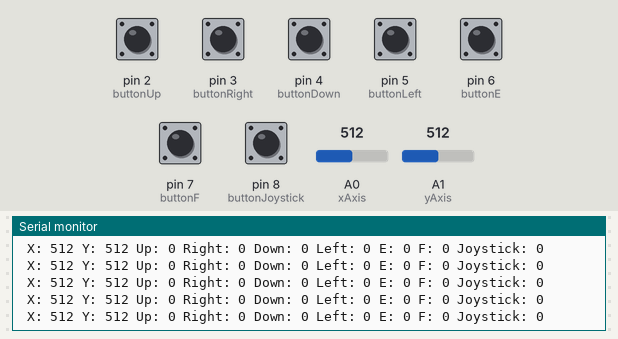
Simulated run of this sketch. Board: Arduino Uno, built with avr-gcc and run on an emulated ATmega328P. Parts: the last lines printed to the serial monitor. The inputs (shaded band) are chosen by the test bench; at power-on: pin 2 (buttonUp), pin 3 (buttonRight), pin 4 (buttonDown), pin 5 (buttonLeft), pin 6 (buttonE), pin 7 (buttonF), pin 8 (buttonJoystick) LOW, A0 (xAxis) = 512, A1 (yAxis) = 512. No radio packets arrive unless stated.

Above: at 1.2 s.
1.3 s: A0 (xAxis) set to 106
At 1.46 s:
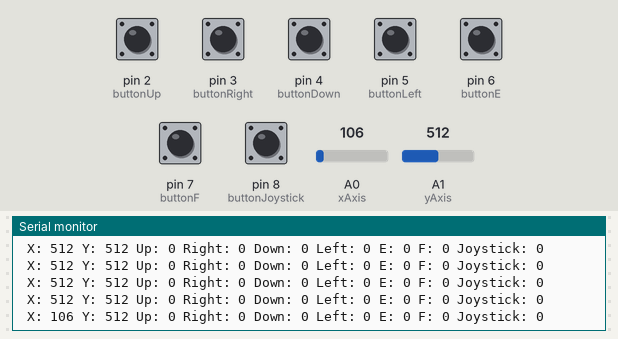
2.8 s: A0 (xAxis) set to 91
At 2.84 s:
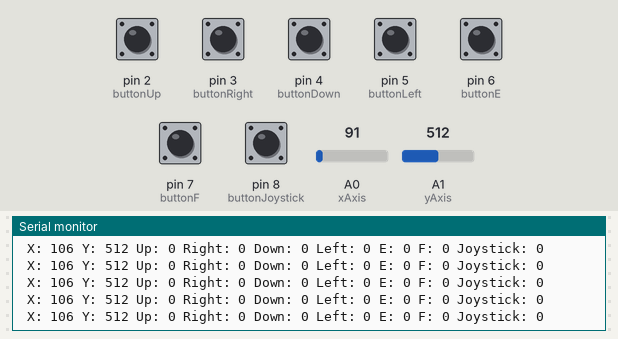
5.8 s: A1 (yAxis) set to 104
At 5.85 s:
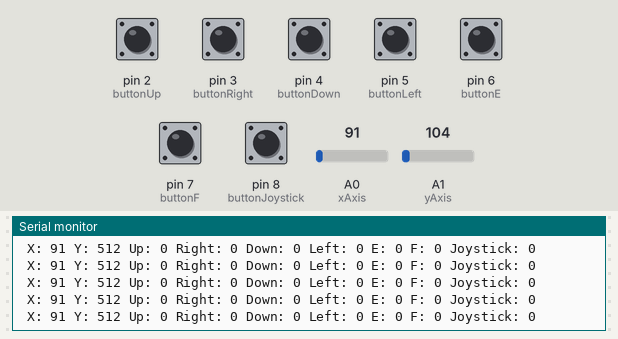
8.8 s: A1 (yAxis) set to 93
At 8.8 s:
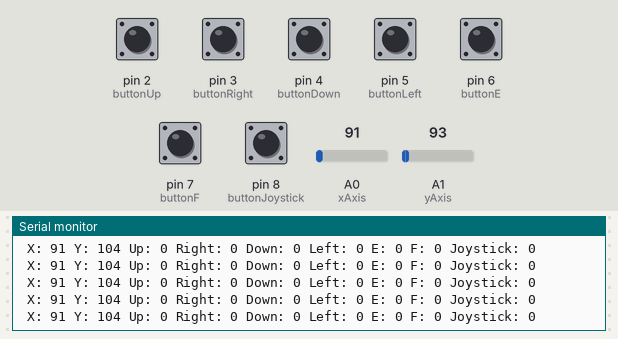
14.8 s: A0 (xAxis) set to 11
At 14.81 s:
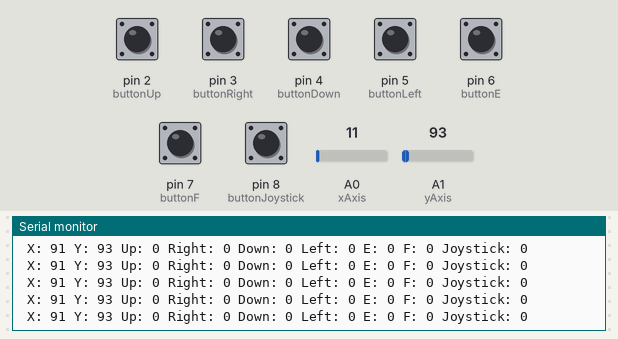
16.3 s: A0 (xAxis) set to 8
At 16.3 s:
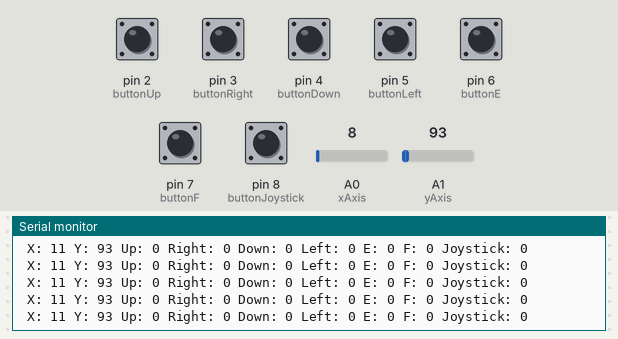
Timing chart, 0 to 19.3 s (numbered marks = the images above; inputs shaded):
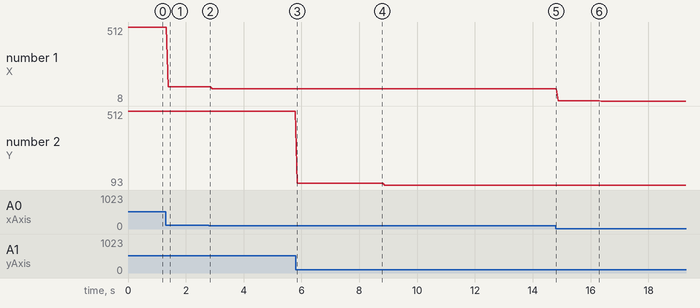

Measured:
- after the input at 1.3 s, the serial monitor: prints a new line after 0.09 s (image 1)
- plotted number 1: 512 → 106 after the input at 1.3 s, 106 → 91 after the input at 2.8 s, 91 → 11 after the input at 14.8 s, 11 → 8 after the input at 16.3 s
- plotted number 2: 512 → 104 after the input at 5.8 s, 104 → 93 after the input at 8.8 s

The sketch:

CONTROLLER_OFFICIAL_CODE_1.ino
```cpp
/*
   NRF24L01 pins:
   1 - GND
   2 - VCC 3.3V !!! NOT 5V
   3 - CE to Arduino pin 9
   4 - CSN to Arduino pin 10
   5 - SCK to Arduino pin 13
   6 - MOSI to Arduino pin 11
   7 - MISO to Arduino pin 12
   8 - UNUSED

   Button Pins:
   Up       - Arduino pin 2
   Right    - Arduino pin 3
   Down     - Arduino pin 4
   Left     - Arduino pin 5
   E        - Arduino pin 6
   F        - Arduino pin 7
   Joystick - Arduino pin 8

   Joystick pins:
   GND    to Arduino pin GND
   VCC    to Arduino pin +5V
   X Pot  to Arduino pin A0
   Y Pot  to Arduino pin A1
*/

//libraries needed:
#include <SPI.h>
#include "nRF24L01.h"
#include "RF24.h"

//Input pins needed
#define xAxis A0
#define yAxis A1
#define buttonUp 2
#define buttonRight 3
#define buttonDown 4
#define buttonLeft 5
#define buttonE 6
#define buttonF 7
#define buttonJoystick 8

// Radio protocole needed:
RF24 radio(9,10); // Create a Radio
const uint64_t pipe = 0xE8E8F0F0E1LL; // Define the transmit pipe
int message[9];  // 9 messages to send


void setup() {

  Serial.begin(9600);

  // Radio settings
  radio.begin();
  radio.setChannel(101);
  radio.setPALevel(RF24_PA_HIGH);
  radio.setDataRate( RF24_250KBPS ) ;
  radio.openWritingPipe(pipe);
  //
  radio.stopListening();

  //declare pinMode for all buttons and initial state
  pinMode(buttonUp,INPUT_PULLUP);
  pinMode(buttonRight,INPUT_PULLUP);
  pinMode(buttonDown,INPUT_PULLUP);
  pinMode(buttonLeft,INPUT_PULLUP);
  pinMode(buttonJoystick,INPUT_PULLUP);

  digitalWrite(buttonUp,LOW);
  digitalWrite(buttonRight,LOW);
  digitalWrite(buttonDown,LOW);
  digitalWrite(buttonLeft,LOW);
  digitalWrite(buttonJoystick,LOW);

}

void loop() {

  // Define messages to send
  message[0] = analogRead(xAxis);
  message[1] = analogRead(yAxis);
  message[2] = digitalRead(buttonUp);
  message[3] = digitalRead(buttonRight);
  message[4] = digitalRead(buttonDown);
  message[5] = digitalRead(buttonLeft);
  message[6] = digitalRead(buttonE);
  message[7] = digitalRead(buttonF);
  message[8] = digitalRead(buttonJoystick);

  // Write messages
  radio.write( message, sizeof(message) );


  // Write what messages are sent in serial monitor for debugging
  Serial.print(" X: ");
  Serial.print(analogRead(xAxis));
  Serial.print(" Y: ");
  Serial.print(analogRead(yAxis));
  Serial.print(" Up: ");
  Serial.print(digitalRead(buttonUp));
  Serial.print(" Right: ");
  Serial.print(digitalRead(buttonRight));
  Serial.print(" Down: ");
  Serial.print(digitalRead(buttonDown));
  Serial.print(" Left: ");
  Serial.print(digitalRead(buttonLeft));
  Serial.print(" E: ");
  Serial.print(digitalRead(buttonE));
  Serial.print(" F: ");
  Serial.print(digitalRead(buttonF));
  Serial.print(" Joystick: ");
  Serial.print(digitalRead(buttonJoystick));
  Serial.println(" ");
}
```
